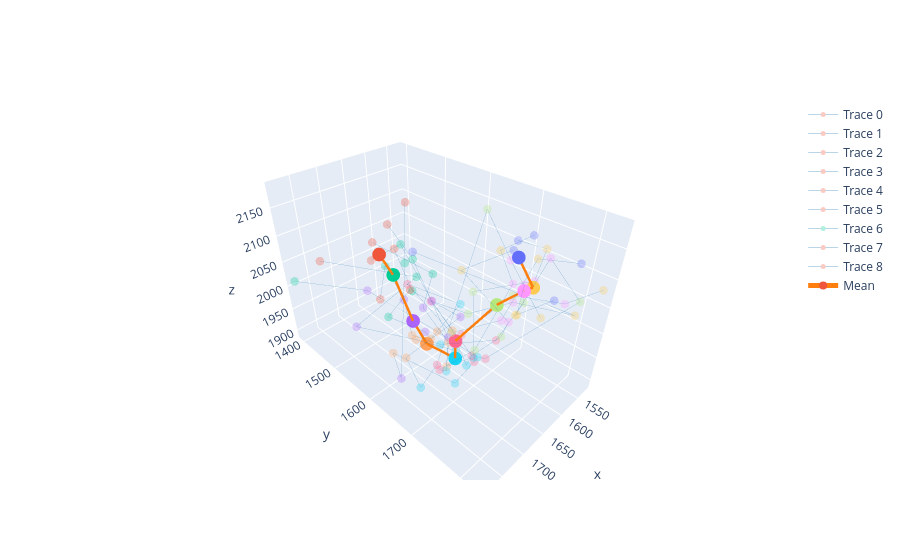

Source (notebook cell):
### Code cell
clust_aligned, clust_mean = tr.general_procrustes_analysis(traces, cluster_members)
tr.plot_gpa_output(clust_aligned, clust_mean)

### Figure 1 — Plotly figure (JSON) as saved in the notebook; plotly's stock layout.template omitted (floating-point values rounded to 4 significant figures)
{"data": [{"line": {"color": "#1f77b4", "width": 1}, "marker": {"color": ["#EF553B", "#00CC96", "#AB63FA", "#FFA15A", "#19D3F3", "#FF6692", "#B6E880", "#FF97FF", "#FECB52", "#636EFA"], "size": 5}, "mode": "markers+lines", "name": "Trace 0", "opacity": 0.3, "type": "scatter3d", "x": [1665.0, 1674.0, 1747.0, 1710.0, 1675.0, 1629.0, 1634.0, 1573.0, 1600.0, 1616.0], "y": [1560.0, 1563.0, 1628.0, 1564.0, 1680.0, 1681.0, 1674.0, 1740.0, 1768.0, 1731.0], "z": [2176.0, 2076.0, 1917.0, 1907.0, 1891.0, 1910.0, 2056.0, 2077.0, 2155.0, 2160.0]}, {"line": {"color": "#1f77b4", "width": 1}, "marker": {"color": ["#EF553B", "#00CC96", "#AB63FA", "#FFA15A", "#19D3F3", "#FF6692", "#B6E880", "#FF97FF", "#FECB52"], "size": 5}, "mode": "markers+lines", "name": "Trace 1", "opacity": 0.3, "type": "scatter3d", "x": [1745.0, 1675.0, 1682.0, 1656.0, 1720.0, 1665.0, 1540.0, 1611.0, 1624.0], "y": [1587.0, 1514.0, 1566.0, 1555.0, 1689.0, 1746.0, 1707.0, 1747.0, 1750.0], "z": [2054.0, 2049.0, 2009.0, 1909.0, 2013.0, 2022.0, 2002.0, 2093.0, 2048.0]}, {"line": {"color": "#1f77b4", "width": 1}, "marker": {"color": ["#EF553B", "#00CC96", "#AB63FA", "#FFA15A", "#19D3F3", "#FF6692", "#B6E880", "#FF97FF", "#FECB52"], "size": 5}, "mode": "markers+lines", "name": "Trace 2", "opacity": 0.3, "type": "scatter3d", "x": [1720.0, 1680.0, 1590.0, 1728.0, 1725.0, 1688.0, 1610.0, 1614.0, 1564.0], "y": [1595.0, 1585.0, 1612.0, 1620.0, 1649.0, 1650.0, 1671.0, 1722.0, 1756.0], "z": [2134.0, 2035.0, 1947.0, 1945.0, 1896.0, 1922.0, 2184.0, 2124.0, 2011.0]}, {"line": {"color": "#1f77b4", "width": 1}, "marker": {"color": ["#EF553B", "#00CC96", "#AB63FA", "#FFA15A", "#19D3F3", "#FF6692", "#B6E880", "#FF97FF", "#FECB52", "#636EFA"], "size": 5}, "mode": "markers+lines", "name": "Trace 3", "opacity": 0.3, "type": "scatter3d", "x": [1684.0, 1739.0, 1655.0, 1682.0, 1631.0, 1693.0, 1705.0, 1655.0, 1546.0, 1533.0], "y": [1585.0, 1595.0, 1589.0, 1629.0, 1647.0, 1590.0, 1696.0, 1744.0, 1725.0, 1788.0], "z": [2040.0, 2021.0, 1937.0, 1962.0, 2016.0, 2058.0, 2030.0, 2052.0, 2098.0, 2112.0]}, {"line": {"color": "#1f77b4", "width": 1}, "marker": {"color": ["#EF553B", "#00CC96", "#AB63FA", "#FFA15A", "#19D3F3", "#FF6692", "#B6E880", "#FF97FF", "#FECB52", "#636EFA"], "size": 5}, "mode": "markers+lines", "name": "Trace 4", "opacity": 0.3, "type": "scatter3d", "x": [1710.0, 1664.0, 1663.0, 1690.0, 1630.0, 1671.0, 1670.0, 1587.0, 1539.0, 1699.0], "y": [1572.0, 1571.0, 1650.0, 1674.0, 1679.0, 1620.0, 1696.0, 1717.0, 1798.0, 1611.0], "z": [2160.0, 2082.0, 1967.0, 1936.0, 1919.0, 2029.0, 2045.0, 2033.0, 2026.0, 2127.0]}, {"line": {"color": "#1f77b4", "width": 1}, "marker": {"color": ["#EF553B", "#00CC96", "#AB63FA", "#FFA15A", "#19D3F3", "#FF6692", "#B6E880", "#FF97FF", "#FECB52"], "size": 5}, "mode": "markers+lines", "name": "Trace 5", "opacity": 0.3, "type": "scatter3d", "x": [1747.0, 1692.0, 1756.0, 1704.0, 1665.0, 1630.0, 1589.0, 1611.0, 1525.0], "y": [1428.0, 1610.0, 1530.0, 1617.0, 1670.0, 1651.0, 1716.0, 1813.0, 1825.0], "z": [2052.0, 2080.0, 1973.0, 1967.0, 1952.0, 1953.0, 2047.0, 2094.0, 2079.0]}, {"line": {"color": "#1f77b4", "width": 1}, "marker": {"color": ["#00CC96", "#AB63FA", "#FFA15A", "#19D3F3", "#FF6692", "#B6E880", "#FF97FF", "#FECB52", "#636EFA"], "size": 5}, "mode": "markers+lines", "name": "Trace 6", "opacity": 0.3, "type": "scatter3d", "x": [1784.0, 1691.0, 1635.0, 1669.0, 1702.0, 1573.0, 1564.0, 1600.0, 1592.0], "y": [1396.0, 1478.0, 1598.0, 1718.0, 1758.0, 1816.0, 1755.0, 1732.0, 1787.0], "z": [2013.0, 1988.0, 1931.0, 1972.0, 2018.0, 2079.0, 2120.0, 2023.0, 2076.0]}, {"line": {"color": "#1f77b4", "width": 1}, "marker": {"color": ["#EF553B", "#00CC96", "#AB63FA", "#FFA15A", "#19D3F3", "#FF6692", "#B6E880", "#FF97FF", "#FECB52", "#636EFA"], "size": 5}, "mode": "markers+lines", "name": "Trace 7", "opacity": 0.3, "type": "scatter3d", "x": [1701.0, 1697.0, 1676.0, 1648.0, 1654.0, 1671.0, 1625.0, 1615.0, 1661.0, 1575.0], "y": [1511.0, 1583.0, 1627.0, 1645.0, 1685.0, 1709.0, 1727.0, 1731.0, 1672.0, 1699.0], "z": [2070.0, 2127.0, 2035.0, 1970.0, 1921.0, 1971.0, 1992.0, 2018.0, 2106.0, 2115.0]}, {"line": {"color": "#1f77b4", "width": 1}, "marker": {"color": ["#EF553B", "#00CC96", "#AB63FA", "#FFA15A", "#19D3F3", "#FF6692", "#B6E880", "#FF97FF", "#FECB52", "#636EFA"], "size": 5}, "mode": "markers+lines", "name": "Trace 8", "opacity": 0.3, "type": "scatter3d", "x": [1736.0, 1625.0, 1673.0, 1637.0, 1690.0, 1739.0, 1642.0, 1591.0, 1576.0, 1615.0], "y": [1566.0, 1578.0, 1602.0, 1628.0, 1673.0, 1705.0, 1691.0, 1715.0, 1676.0, 1754.0], "z": [2139.0, 2040.0, 2007.0, 1925.0, 1925.0, 1986.0, 1952.0, 2069.0, 2105.0, 2176.0]}, {"line": {"color": "#ff7f0e", "width": 5}, "marker": {"color": ["#EF553B", "#00CC96", "#AB63FA", "#FFA15A", "#19D3F3", "#FF6692", "#B6E880", "#FF97FF", "#FECB52", "#636EFA"]}, "mode": "markers+lines", "name": "Mean", "type": "scatter3d", "x": [1714.0, 1692.0, 1681.0, 1677.0, 1673.0, 1676.0, 1621.0, 1602.0, 1582.0, 1605.0], "y": [1551.0, 1555.0, 1587.0, 1614.0, 1677.0, 1679.0, 1710.0, 1743.0, 1745.0, 1728.0], "z": [2103.0, 2058.0, 1976.0, 1939.0, 1945.0, 1986.0, 2043.0, 2076.0, 2072.0, 2128.0]}], "layout": {}}
